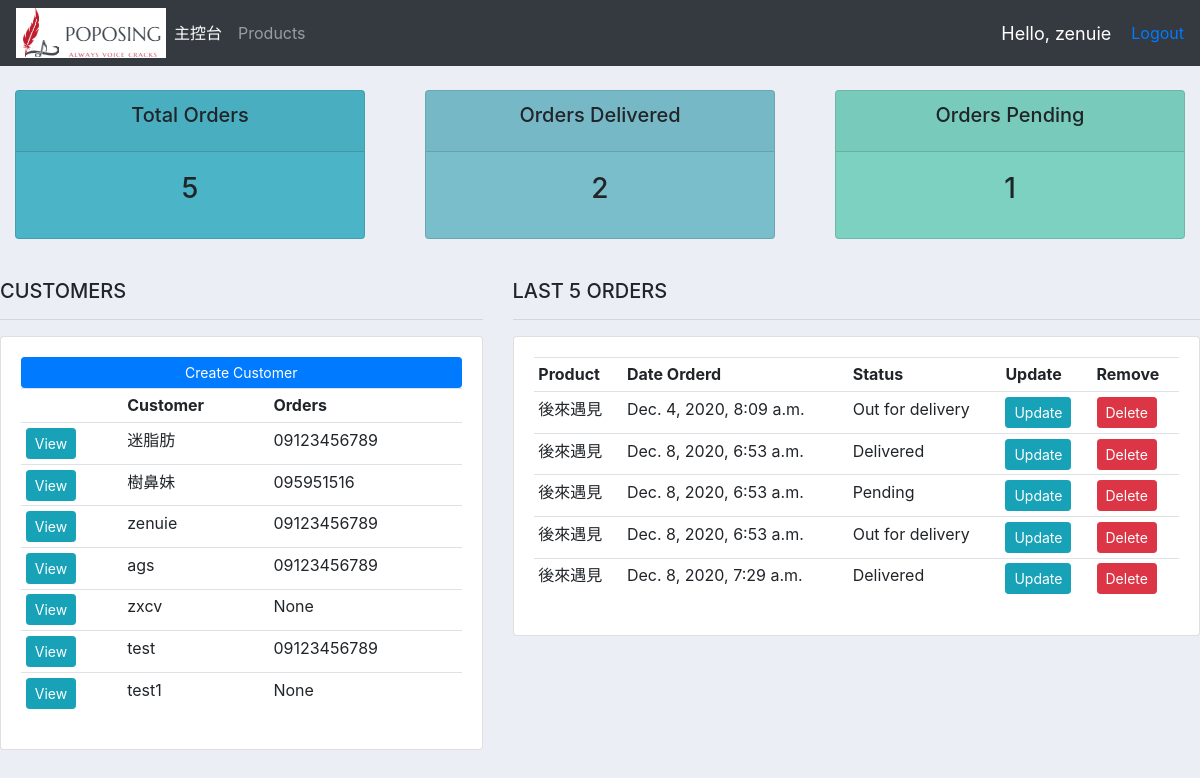
The app's page / (signed in) with its own data.
### accounts/models.py (models this page shows, shortened)
class Customer(models.Model):
    user = models.OneToOneField(User, null=True, blank=True, on_delete=models.CASCADE)
    name = models.CharField(max_length=200, null=True)
    phone = models.CharField(max_length=200, null=True)
    email = models.CharField(max_length=200, null=True)
    profile_pic = models.ImageField(default='/images', null=True, blank=True)
    date_created = models.DateTimeField(auto_now_add=True, null=True)

class Order(models.Model):
    STATUS = (
        ('Pending', 'Pending'),
        ('Out for delivery', 'Out for delivery'),
        ('Delivered', 'Delivered'),
    )
    customer = models.ForeignKey(Customer, null=True, on_delete=models.SET_NULL)
    product = models.ForeignKey(Product, null=True, on_delete=models.SET_NULL)
    date_created = models.DateTimeField(auto_now_add=True, null=True)
    status = models.CharField(max_length=200, null=True, choices=STATUS)
    note = models.CharField(max_length=1000, null=True)

class Product(models.Model):
    CATEGORY = (
        ('Indoor', 'Indoor'),
        ('Out Door', 'Out Door'),
    )
    name = models.CharField(max_length=200, null=True)
    price = models.FloatField(null=True)
    category = models.CharField(max_length=200, null=True)
    description = models.CharField(max_length=200, null=True, blank=True)
    date_created = models.DateTimeField(auto_now_add=True, null=True)
    tags = models.ManyToManyField(Tag)
    def __str__(self):
        return self.name

### accounts/decorators.py (the view)
    def wrapper_func(request, *args, **kwargs):
        group = None
        if request.user.groups.exists():
            group = request.user.groups.all()[0].name
        if group in 'customer':
            return redirect('user')
        elif group in 'admin':
            print('admin:',)
            return view_func(request, *args, **kwargs)

### accounts/views.py (called while the page is built)
@login_required(login_url='login')
@admin_only
def home(request):
    orders = Order.objects.all()
    customers = Customer.objects.all()
    total_customers = customers.count()
    total_orders = orders.count()
    delivered = orders.filter(status='Delivered').count()
    pending = orders.filter(status='Pending').count()
    context = {'orders': orders, 'customers': customers, 'total_orders': total_orders, 'delivered': delivered,
               'pending': pending}
    return render(request, 'accounts/dashboard.html', context)

### accounts/templates/accounts/dashboard.html
{% extends 'accounts/main.html' %}
{% block content %}
{% include 'accounts/status.html' %}
<br>
<div class="row">
    <div class="col-md-5">
        <h5>CUSTOMERS</h5>
        <hr>
        <div class="card card-body">
            <a class="btn btn-primary btn-sm btn-block" href="">Create Customer
            </a>
            <table class="table table-sm">
                <tr>
                    <td></td>
                    <th>Customer</th>
                    <th>Orders</th>
                </tr>
                {% for customer in customers %}
                <tr>
                    <td><a class="btn btn-sm btn-info" href="{% url 'customer' customer.id %}">View</a> </td>
                    <td>{{customer.name}}</td>
                    <td>{{customer.phone}}</td>
                </tr>
                {% endfor %}
            </table>
        </div>
    </div>
    <div class="col-md-7">
        <h5>LAST 5 ORDERS</h5>
        <hr>
        <div class="card card-body">
            <table class="table table-sm">
                <tr>
                    <th>Product</th>
                    <th>Date Orderd</th>
                    <th>Status</th>
                    <th>Update</th>
                    <th>Remove</th>
                </tr>
                {% for order in orders %}
                <tr>
                    <td>{{order.product}}</td>
                    <td>{{order.date_created}}</td>
                    <td>{{order.status}}</td>
                    <td><a class="btn btn-sm btn-info" href="{% url 'update_order' order.id %}">Update</a></td>
                    <td><a class="btn btn-sm btn-danger" href="{% url 'delete_order' order.id %}">Delete</a></td>
                </tr>
                {% endfor %}
            </table>
        </div>
    </div>
</div>
{% endblock %}

### accounts/templates/accounts/navbor.html (shortened to what this page needs)
{% load static %}
<nav class="navbar navbar-expand-lg navbar-dark bg-dark">
    <img src="{% static 'images/logo.png' %}">
    <div class="collapse navbar-collapse" id="navbarSupportedContent">
        <ul class="navbar-nav mr-auto">
            {% if request.user.is_staff %}
            <li class="nav-item active">
                <a class="nav-link" href="{% url 'home' %}">主控台 </a>
            </li>
            <li class="nav-item">
                <a class="nav-link" href="#">Products</a>
            </li>
            {% else %}
            <li class="nav-item">
                <a class="nav-link" href="{% url 'account' %}">設定</a>
            </li>
            {% endif %}
        </ul>
    </div>
    <span class="hello-msg">Hello, {{ request.user }}</span>
    <span><a href="{% url 'logout' %}">Logout</a></span>
</nav>

### static/css/main.css (style rules this page uses)
body { background-color: #ebeff5; }

### accounts/templates/accounts/navbor.html (style rules this page uses)
.hello-msg { font-size: 18px; color: #fff; margin-right: 20px; }

### records on screen
Customer: name "迷脂肪", phone "09123456789"
Customer: name "樹鼻妹", phone "095951516"
Customer: name "zenuie", phone "09123456789"
Customer: name "ags", phone "09123456789"
Customer: name "zxcv", phone "None"
Customer: name "test", phone "09123456789"
Customer: name "test1", phone "None"
Order: product "後來遇見", date_created "Dec. 4, 2020, 8:09 a.m.", status "Out for delivery"
Order: product "後來遇見", date_created "Dec. 8, 2020, 6:53 a.m.", status "Delivered"
Order: product "後來遇見", date_created "Dec. 8, 2020, 6:53 a.m.", status "Pending"
Order: product "後來遇見", date_created "Dec. 8, 2020, 6:53 a.m.", status "Out for delivery"
Order: product "後來遇見", date_created "Dec. 8, 2020, 7:29 a.m.", status "Delivered"

### other values on screen
{{ request.user }} "zenuie"
{{ total_orders }} "5"
{{ delivered }} "2"
{{ pending }} "1"
